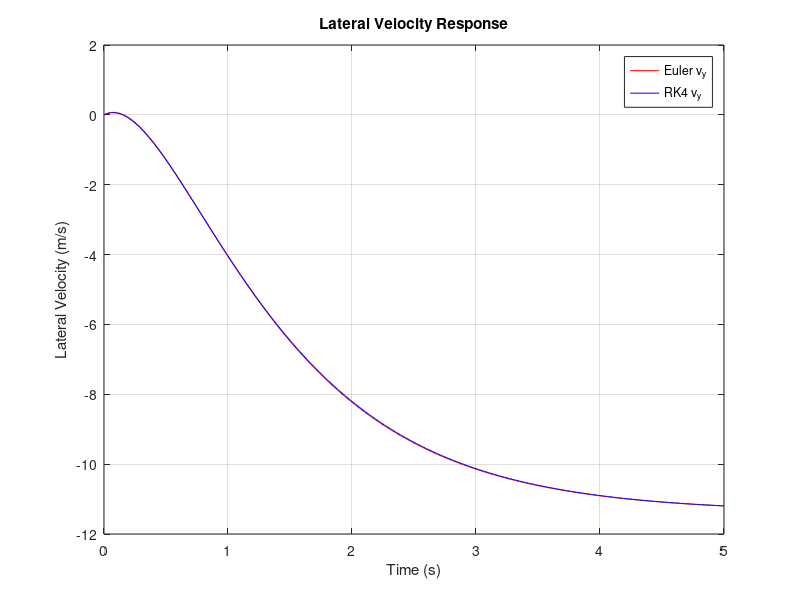
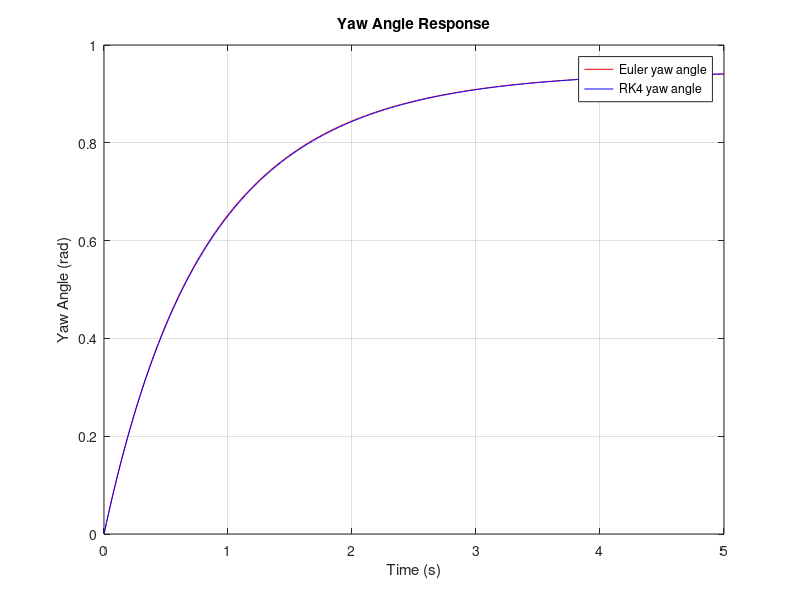
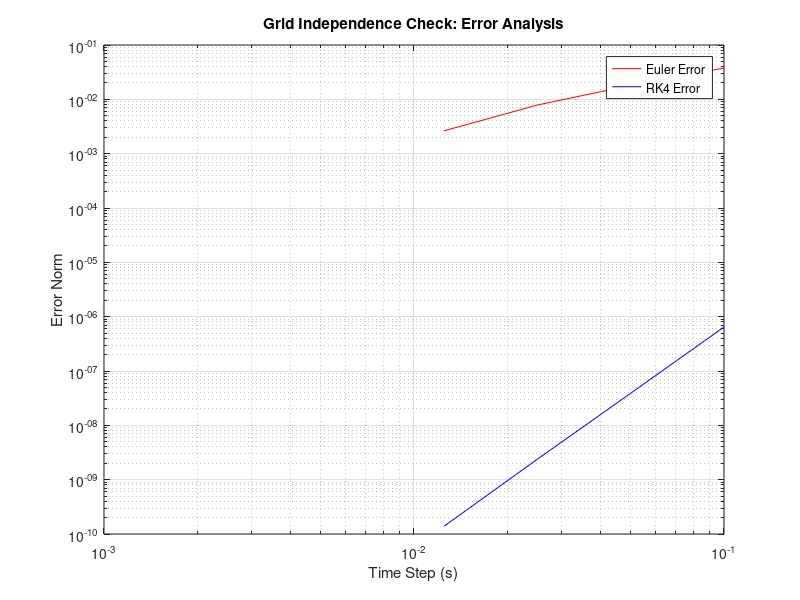

Write MATLAB code to recreate these figures, in order.
clear; clc; close all;

% Vehicle Parameters
m = 1400;
a = 1.14;
b = 1.33;
Cf = 25000;
Cr = 21000;
Iz = 2420;
u = 75 * 1000 / 3600;   % m/s
delta = 0.1;

%A and B matrices 
A = [-(Cf + Cr)/(m*u), (-a*Cf + b*Cr)/(m*u) - u; -(a*Cf - b*Cr)/(Iz*u), -(a^2*Cf + b^2*Cr)/(Iz*u)];
B = [Cf/m; a*Cf/Iz];

% Time setup
h = 0.01;
t = 0:h:5;
N = length(t);

% Initialize vectors: [v_y; psi]
x_euler = zeros(2, N);
x_rk4   = zeros(2, N);

%Euler Method
for n = 1:N-1
    x_euler(:,n+1) = x_euler(:,n) + h * (A * x_euler(:,n) + B * delta);
end

%RK4 Method 
for n = 1:N-1
    k1 = A * x_rk4(:,n) + B * delta;
    k2 = A * (x_rk4(:,n) + 0.5*h*k1) + B * delta;
    k3 = A * (x_rk4(:,n) + 0.5*h*k2) + B * delta;
    k4 = A * (x_rk4(:,n) + h*k3) + B * delta;
    x_rk4(:,n+1) = x_rk4(:,n) + (h/6)*(k1 + 2*k2 + 2*k3 + k4);
end

%Plot Lateral Velocity
figure;
plot(t, x_euler(1,:), 'r', 'DisplayName', 'Euler v_y'); %Euler Plot
hold on;
plot(t, x_rk4(1,:), 'b', 'DisplayName', 'RK4 v_y'); %RK4 Plot
xlabel('Time (s)');
ylabel('Lateral Velocity (m/s)');
title('Lateral Velocity Response');
legend; 
grid on;

% Plot Yaw Angle
figure;
plot(t, x_euler(2,:), 'r', 'DisplayName', 'Euler yaw angle');
hold on;
plot(t, x_rk4(2,:), 'b','DisplayName', 'RK4 yaw angle');
xlabel('Time (s)');
ylabel('Yaw Angle (rad)');
title('Yaw Angle Response');
legend;
grid on;

%Grid Independence Check

dt_vec = [0.1, 0.05, 0.025, 0.0125, 0.00625];  % Time intervals reduced by half each time 
% Initialize vectors  
euler_final = zeros(size(dt_vec));
rk4_final   = zeros(size(dt_vec));

% Loop through each time step and compute.
for i = 1:length(dt_vec)    
    % Set time step
    h = dt_vec(i);
    t = 0:h:5;
    N = length(t);
    x0 = [0; 0];

    % Euler
    x_euler = zeros(2, N);

    % Initial condition
    x_euler(:,1) = x0;
    for n = 1:N-1
        x_euler(:,n+1) = x_euler(:,n) + h * (A * x_euler(:,n) + B * delta);
    end

    % RK4
    x_rk4 = zeros(2, N);

    % Initial condition
    x_rk4(:,1) = x0;
    for n = 1:N-1 
        k1 = A * x_rk4(:,n) + B * delta;
        k2 = A * (x_rk4(:,n) + 0.5*h*k1) + B * delta;
        k3 = A * (x_rk4(:,n) + 0.5*h*k2) + B * delta;
        k4 = A * (x_rk4(:,n) + h*k3) + B * delta;
        x_rk4(:,n+1) = x_rk4(:,n) + (h/6)*(k1 + 2*k2 + 2*k3 + k4);
    end

    % Store norm of final state (v_y and psi)
    euler_final(i) = norm(x_euler(:,end));
    rk4_final(i)   = norm(x_rk4(:,end));
end

% Error Calculation
euler_err = abs(euler_final - euler_final(end));
rk4_err   = abs(rk4_final   - rk4_final(end));

% Grid Independence Log-log plot
figure;
loglog(dt_vec, euler_err, 'r', 'DisplayName', 'Euler Error');
hold on;
loglog(dt_vec, rk4_err, 'b', 'DisplayName', 'RK4 Error');
xlabel('Time Step (s)');
ylabel('Error Norm');
title('Grid Independence Check: Error Analysis');
legend;
grid on;
